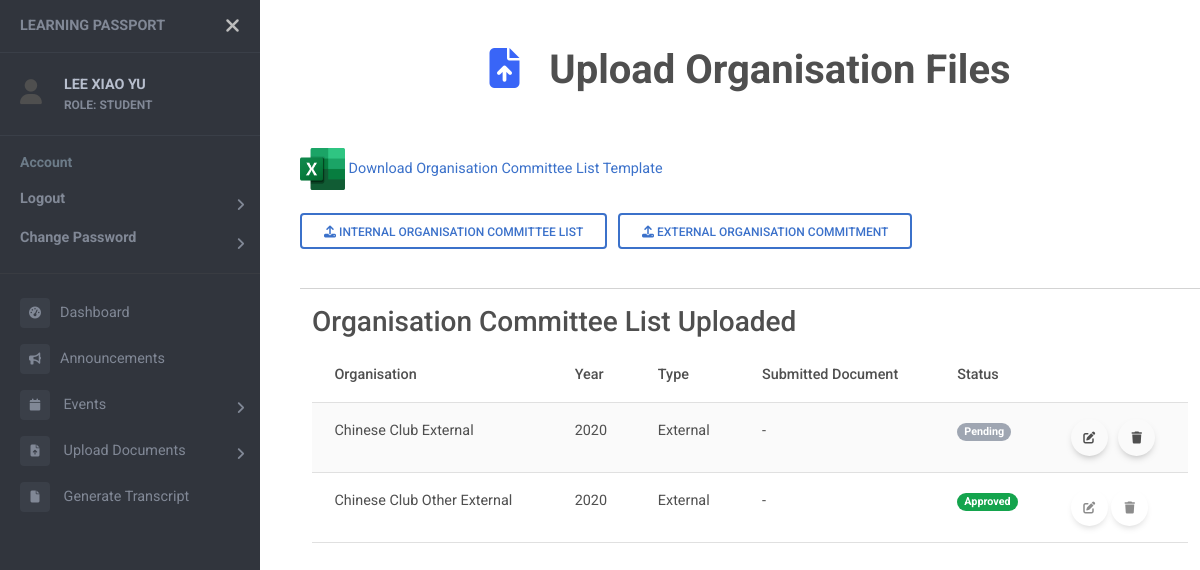
The app's page /upload/org (signed in) with its own data.
### users/models.py (models this page shows)
class User(AbstractUser):
    objects = UserManager()
    email = models.EmailField('email adress', unique=True)
    USERNAME_FIELD = 'email'
    REQUIRED_FIELDS = []
    first_name = None
    last_name = None
    username = None
    full_name = models.CharField(max_length=50, null=True)
    name_chi = models.CharField(max_length=50, null=True)
    password = models.CharField(max_length=128)
    last_login = models.DateTimeField(auto_now=True)
    ROLES = (
        ("SUPER ADMIN", "SUPER ADMIN"),
        ("ADMIN", "ADMIN"),
        ("HEAD OF DEPARTMENT", "HEAD OF DEPARTMENT"),
        ("LECTURER", "LECTURER"),
        ("STUDENT", "STUDENT"),
    )
    role = models.CharField(max_length=20, choices=ROLES, default="STUDENT")
    is_active = models.BooleanField(default=True)
    contact = models.CharField(max_length=20, null=True)
    address = models.CharField(max_length=100, null=True)
    date_inactive = models.DateField(null=True)

class OrgComittee(models.Model):
    student = models.ForeignKey(Student,on_delete=models.CASCADE)
    org = models.ForeignKey(Organisation,on_delete=models.CASCADE)
    position = models.CharField(max_length=100)
    file = models.FileField(upload_to='org_external/', null=True)
    filename = models.CharField(max_length=100, null=True)
    status = models.BooleanField(null=True)

class Organisation(models.Model):
    name = models.CharField(max_length=100)
    year = models.IntegerField()
    internal = models.BooleanField()
    file = models.FileField(upload_to='org_com/')
    filename = models.CharField(max_length=100, null = True)
    file_by = models.ForeignKey(Student, on_delete=models.SET_NULL, null=True)
    status = models.BooleanField(null=True)

### articles/views.py (the view, shortened to what this page needs)
# urls.py: path('upload/org', views.submitOrgView, name="upload-org"),
def submitOrgView(request):
    student = Student.objects.get(user=request.user.id)
    orgs_in = Organisation.objects.filter(file_by=student).exclude(internal=0)
    orgs_ex = OrgComittee.objects.filter(student=student).exclude(org__internal=1)
    org_list_ex = Organisation.objects.filter(internal=0)
    context = {
        "page_name": "Upload Organisation Files",
        "orgs_ex": orgs_ex,
        "orgs_in": orgs_in,
        "org_list_ex":org_list_ex,
        "icon": "fa-solid fa-file-arrow-up",
    }
    return render(request, "upload_org.html", context)

### templates/upload_org.html (shortened to what this page needs)
{% extends "sidebar.html" %} {% block content %} {% load static %}
<head>
<link rel="stylesheet" type="text/css" href="{% static 'css/uploads.css' %}">
</head>
<img src="{% static 'img/Excel.png' %}" alt="Excel Icon">
<a href="{% url 'download_excel' 'organisation_comittee_template' %}">Download Organisation Committee List Template</a>
<br>
<br>
<button type="button" class="btn btn-outline-primary" data-mdb-toggle="modal" data-mdb-target="#upload_org">
  <i class="fas fa-upload"></i>
  Internal Organisation Committee List
</button>
<button type="button" class="btn btn-outline-primary" data-mdb-toggle="modal" data-mdb-target="#external_org">
  <i class="fas fa-upload"></i>
  External Organisation Commitment
</button>
<br><br>
<hr>
<div class="container-fluid table-responsive">
  <h3> Organisation Committee List Uploaded</h3>
  {% if orgs_in or orgs_ex %}
  <table class="table table-striped">
    <thead>
      <tr>
        <th>Organisation</th>
        <th>Year</th>
        <th>Type</th>
        <th>Submitted Document</th>
        <th>Status</th>
        <th></th>
      </tr>
    </thead>
    <tbody>
      {% for org in orgs_ex %}
      <tr>
        <td>{{org.org.name}}</td>
        <td>{{org.org.year}}</td>
        {% if org.org.internal == 1 %}
        <td>Internal</td>
        {% else %}
        <td>External</td>
        {% endif %}
        {% if org.status != 1 and org.file %}
        <td><a href="{{ org.file.url }}">Download File</a></td>
        {% else %}
        <td>-</td>
        {% endif %}
        <td>
          {% if org.status == 1 %}
          <span class="badge rounded-pill bg-success">Approved</span>
          {% elif org.status == 0 %}
          <span class="badge rounded-pill bg-danger">Rejected</span>
          {% else %}
          <span class="badge rounded-pill bg-secondary">Pending</span>
          {% endif %}
        </td>
        {% if not org.status == 1 %}
        <td>
        <div class="button-container">
          <button
            id="edit-external"
            type="button"
            class="edit-external btn btn-floating"
            data-mdb-toggle="modal"
            data-mdb-target="#edit_external"
            data-ex-id="{{ org.id }}"
            >
            <i class="fas fa-edit"></i>
          </button>
          <form method="POST">
          <button
            id="delete-external"
            type="submit"
            class="btn btn-floating"
            value="{{org.id}}"
            name="external_delete"
            onclick="return confirm('Confirm to delete committee list for {{org.org.name}} {{org.org.year}}?')"
            >
            <i class="fas fa-trash"></i>
          </button>
        </form>
      </div>
    </td>
    {% else %}
    <td>
      <div class="button-container">
      <button
      class="btn btn-floating"
      disabled>
      <i class="fas fa-edit"></i>
      </button>
      <button
      class="btn btn-floating"
      disabled
      >
      <i class="fas fa-trash"></i></button>
      </div>
    </td>
        {% endif %}
      </tr>
      {% endfor %}
    </tbody>
  </table>
  {% else %}
  <sub>No uploaded organisation committee file.</sub>
  {% endif %}
</div>
{% endblock %}

### templates/sidebar.html (shortened to what this page needs)
<!DOCTYPE html>
<html>
<head>
    {% load static %}
    <link rel="stylesheet" href="https://cdnjs.cloudflare.com/ajax/libs/font-awesome/6.4.2/css/all.min.css">
    <link rel="stylesheet" href="{% static 'css/event_list.css' %}">
    <link href="https://cdnjs.cloudflare.com/ajax/libs/mdb-ui-kit/6.4.1/mdb.min.css" rel="stylesheet" />
    <link href="https://fonts.cdnfonts.com/css/mona-sans" rel="stylesheet">
    <link rel="stylesheet" href="{% static 'css/sidebar.css' %}">
</head>
<body>
    <div id="pageWrapper" class="page-wrapper chiller-theme">
        <nav id="sidebar" class="sidebar-wrapper">
            <div class="sidebar-content">
                <div class="sidebar-brand">
                    <a href="#">Learning Passport</a>
                    <div id="close-sidebar">
                        <i class="fas fa-times"></i>
                    </div>
                </div>
                {% if request.user.is_authenticated %}
                    <div class="sidebar-header">
                        <div style="display: flex; vertical-align: middle; align-items: center;">
                            <div>
                                <i class="fa fa-user" style="font-size:25px"></i>
                            </div>
                            <div class="user-info">
                                <span class="user-name">
                                    <strong>{{ request.user.full_name }}</strong>
                                </span>
                                <span class="user-role">
                                    <strong>ROLE: {{ request.user.get_role_display }}</strong>
                                </span>
                            </div>
                        </div>
                    </div>
                {% endif %}
                <div class="sidebar-menu">
                    <ul>
                        <li class="header-menu">
                            <span>Account</span>
                            <ul id="userAction">
                                {% if request.user.is_authenticated %}
                                    <li class="sidebar-dropdown">
                                        <a href="{% url 'logout' %}"><strong>Logout</strong></a>
                                    </li>
                                    <li class="sidebar-dropdown">
                                        <a href="{% url 'change-password' %}"><strong>Change Password</strong></a>
                                    </li>
                                    <hr>
                                {% else %}
                                    <li class="sidebar-dropdown">
                                        <a href="{% url 'login' %}"><strong>Login</strong></a>
                                    </li>
                                {% endif %}
                            </ul>
                        </li>
                        {% if request.user.is_authenticated %}
                            <li class="sidebar-item">
                                <a href="{% url 'dashboard' %}"><i class="fa-solid fa-tachometer-alt"></i>Dashboard</a>
                            </li>
                            <li class="sidebar-item">
                                <a href="{% url 'announcements' %}"><i class="fa-solid fa-bullhorn"></i>Announcements</a>
                            </li>
                            <li class="sidebar-dropdown">
                                <a href="#">
                                    <i class="fa fa-calendar"></i>
                                    <span>Events</span>
                                </a>
                            </li>
                            {% if 'STUDENT' in request.user.get_role_display %}
                                <li class="sidebar-dropdown">
                                    <a href="#">
                                        <i class="fa-solid fa-file-arrow-up"></i>
                                        <span>Upload Documents</span>
                                    </a>
                                </li>
                            {% endif %}
                            {% if 'STUDENT' in request.user.role %}
                                <li class="sidebar-item">
                                    <a href="{% url 'generate-transcript' request.user.id %}"><i class="fa-solid fa-file"></i>
                                        <span>Generate Transcript</span>
                                    </a>
                                </li>
                            {% endif %}
                    </ul>
                    {% endif %}
                </div>
            </div>
        </nav>
        <main class="page-content">
            <br>
            {% if page_name or icon %}
            <div class="container-fluid header">
                <br>
                <h1><strong><center>
                    <i class="{{icon}}"></i>
                    {{page_name}}
                </center></strong></h1>
                <br><br>
            </div>
            {% endif %}
            <div class="container-fluid" style="overflow-x: auto;">
                {% block content %}{% endblock %}
            </div>
        </main>
    </div>
</body>
</html>

### static/css/sidebar.css (style rules this page uses)
body { font-size: 0.9rem; }
.header i { color:#3965f7; }
.page-wrapper .sidebar-wrapper, .sidebar-wrapper .sidebar-brand > a, .sidebar-wrapper .sidebar-dropdown > a:after, .sidebar-wrapper .sidebar-menu .sidebar-dropdown .sidebar-submenu li a:before, .sidebar-wrapper ul li a i, .page-wrapper .page-content, .sidebar-wrapper .sidebar-search input.search-menu, .sidebar-wrapper .sidebar-search .input-group-text, .sidebar-wrapper .sidebar-menu ul li a, #show-sidebar, #close-sidebar { -webkit-transition: all 0.3s ease; -moz-transition: all 0.3s ease; -ms-transition: all 0.3s ease; -o-transition: all 0.3s ease; transition: all 0.3s ease; }
.page-wrapper { height: 100vh; }
.page-wrapper.toggled .sidebar-wrapper { left: 0px; }
@media screen and (min-width: 768px) { .page-wrapper.toggled .page-content { padding-left: 300px; } }
.sidebar-wrapper { width: 260px; height: 100%; max-height: 100%; position: fixed; top: 0; left: -300px; z-index: 999; }
.sidebar-wrapper ul { list-style-type: none; padding: 0; margin: 0; }
.sidebar-wrapper a { text-decoration: none; }
.sidebar-content { max-height: calc(100% - 30px); height: calc(100% - 30px); overflow-y: auto; position: relative; }
.sidebar-wrapper .sidebar-brand { padding: 10px 20px; display: flex; align-items: center; }
.sidebar-wrapper .sidebar-brand > a { text-transform: uppercase; font-weight: bold; flex-grow: 1; }
.sidebar-wrapper .sidebar-brand #close-sidebar { cursor: pointer; font-size: 20px; }
.sidebar-wrapper .sidebar-header { padding: 20px; overflow: hidden; }
.sidebar-wrapper .sidebar-header .user-info { float: left; }
.sidebar-wrapper .sidebar-header .user-info > span { display: block; }
.sidebar-wrapper .sidebar-header .user-info .user-role { font-size: 12px; }
.sidebar-wrapper .sidebar-menu { padding-bottom: 10px; }
.sidebar-wrapper .sidebar-menu .header-menu span { font-weight: bold; font-size: 14px; padding: 15px 20px 5px 20px; display: inline-block; }
.sidebar-wrapper .sidebar-menu ul li a { display: inline-block; width: 100%; text-decoration: none; position: relative; padding: 8px 30px 8px 20px; }
.sidebar-wrapper .sidebar-menu ul li a i { margin-right: 10px; font-size: 12px; width: 30px; height: 30px; line-height: 30px; text-align: center; border-radius: 4px; }
.sidebar-wrapper .sidebar-menu .sidebar-dropdown > a:after { font-family: "Font Awesome 5 Free"; font-weight: 900; content: "\f105"; font-style: normal; display: inline-block; font-style: normal; font-variant: normal; text-rendering: auto; -webkit-font-smoothing: antialiased; -moz-osx-font-smoothing: grayscale; text-align: center; background: 0 0; position: absolute; right: 15px; top: 14px; }
.page-wrapper .page-content { display: inline-block; width: 100%; padding-left: 0px; padding-top: 0px; }
.page-wrapper .page-content > div { padding: 0px 0px; }
.page-wrapper .page-content { overflow-x: hidden; }
.chiller-theme .sidebar-wrapper { background: #31353D; }
.chiller-theme .sidebar-wrapper .sidebar-header, .chiller-theme .sidebar-wrapper .sidebar-search, .chiller-theme .sidebar-wrapper .sidebar-menu { border-top: 1px solid #3a3f48; }
.chiller-theme .sidebar-wrapper .sidebar-header .user-info .user-role, .chiller-theme .sidebar-wrapper .sidebar-header .user-info .user-status, .chiller-theme .sidebar-wrapper .sidebar-search input.search-menu, .chiller-theme .sidebar-wrapper .sidebar-search .input-group-text, .chiller-theme .sidebar-wrapper .sidebar-brand>a, .chiller-theme .sidebar-wrapper .sidebar-menu ul li a, .chiller-theme .sidebar-footer>a { color: #818896; }
.chiller-theme .sidebar-wrapper .sidebar-menu ul li:hover>a, .chiller-theme .sidebar-wrapper .sidebar-menu .sidebar-dropdown.active>a, .chiller-theme .sidebar-wrapper .sidebar-header .user-info, .chiller-theme .sidebar-wrapper .sidebar-brand>a:hover, .chiller-theme .sidebar-footer>a:hover i { color: #b8bfce; }
.page-wrapper.chiller-theme.toggled #close-sidebar { color: #bdbdbd; }
.chiller-theme .sidebar-wrapper .sidebar-menu ul li a i, .chiller-theme .sidebar-wrapper .sidebar-menu .sidebar-dropdown div, .chiller-theme .sidebar-wrapper .sidebar-search input.search-menu, .chiller-theme .sidebar-wrapper .sidebar-search .input-group-text { background: #3a3f48; }
.chiller-theme .sidebar-wrapper .sidebar-menu .header-menu span { color: #6c7b88; }

### static/css/uploads.css (style rules this page uses)
img { height: 5%; width: 5%; }
.button-container { display: flex; }

### records on screen
User: user.full_name "LEE XIAO YU", user.role "STUDENT"
OrgComittee: org.name "Chinese Club External", org.year "2020", shows "Pending"
OrgComittee: org.name "Chinese Club Other External", org.year "2020", status "Approved"

### other values on screen
{{ page_name }} "Upload Organisation Files"
